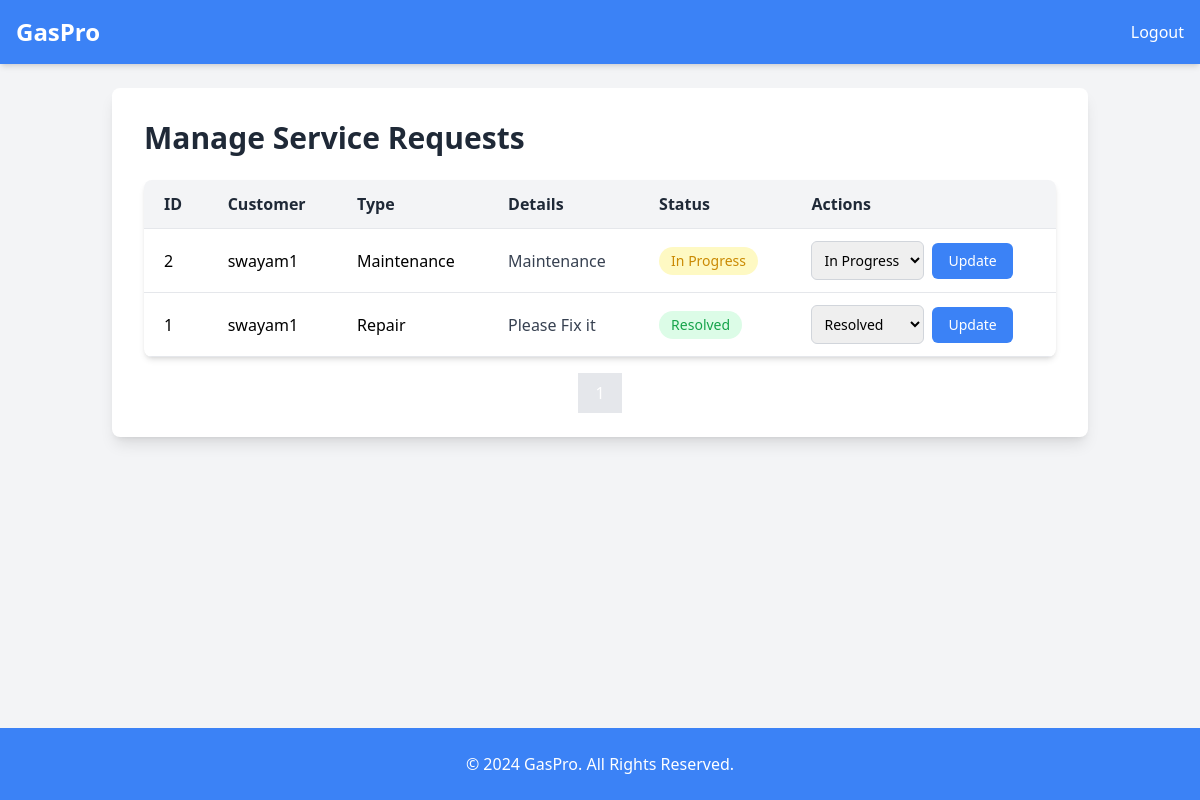
The app's page /client/staff/ (signed in) with its own data.
### requests/models.py (models this page shows, shortened)
class ServiceRequest(models.Model):
    REQUEST_CHOICES = (
        ('repair', 'Repair'),
        ('installation', 'Installation'),
        ('maintenance', 'Maintenance'),
    )
    customer = models.ForeignKey(get_user_model(), on_delete=models.CASCADE)
    request_type = models.CharField(max_length=50, choices=REQUEST_CHOICES)
    details = models.TextField()
    files = models.FileField(upload_to='requests/', null=True, blank=True)
    status = models.CharField(max_length=50, default='Pending')
    created_at = models.DateTimeField(auto_now_add=True)
    resolved_at = models.DateTimeField(null=True, blank=True)

### accounts/models.py (models this page shows)
class User(AbstractUser):
    is_customer = models.BooleanField(default=False)
    is_staff = models.BooleanField(default=False)
    groups = models.ManyToManyField(
        Group,
        related_name='accounts_user_set',
        blank=True
    )
    user_permissions = models.ManyToManyField(
        Permission,
        related_name='accounts_user_permissions_set',
        blank=True
    )

### client/views.py (the view, shortened to what this page needs)
# urls.py: path('staff/', views.staff_dashboard, name='staff_dashboard'),
@login_required
def staff_dashboard(request):
    requests = Services.objects.all().order_by('-created_at')
    paginator = Paginator(requests, 10)  # Paginate 10 requests per page
    page_number = request.GET.get('page')
    page_requests = paginator.get_page(page_number)
    return render(request, 'staff_dashboard.html', {'requests': page_requests})

### accounts/templates/staff_dashboard.html (shortened to what this page needs)
{% extends 'base.html' %}
{% block content %}
<div class="max-w-6xl mx-auto p-8 bg-white rounded-lg shadow-lg">
    <h2 class="text-3xl font-bold mb-6 text-gray-800">Manage Service Requests</h2>
    {% if requests %}
    <table class="min-w-full border-collapse bg-white shadow-md rounded-lg overflow-hidden">
        <thead class="bg-gray-100 text-gray-800 text-left">
            <tr>
                <th class="py-3 px-5 border-b">ID</th>
                <th class="py-3 px-5 border-b">Customer</th>
                <th class="py-3 px-5 border-b">Type</th>
                <th class="py-3 px-5 border-b">Details</th>
                <th class="py-3 px-5 border-b">Status</th>
                <th class="py-3 px-5 border-b">Actions</th>
            </tr>
        </thead>
        <tbody>
            {% for request in requests %}
            <tr class="hover:bg-gray-50">
                <td class="py-3 px-5 border-b">{{ request.id }}</td>
                <td class="py-3 px-5 border-b">{{ request.customer.username }}</td>
                <td class="py-3 px-5 border-b">{{ request.get_request_type_display }}</td>
                <td class="py-3 px-5 border-b text-gray-700">{{ request.details|truncatechars:50 }}</td>
                <td class="py-3 px-5 border-b">
                    <span class="inline-block px-3 py-1 text-sm rounded-full {% if request.status == 'Resolved' %}bg-green-100 text-green-600{% elif request.status == 'In Progress' %}bg-yellow-100 text-yellow-600{% else %}bg-gray-100 text-gray-600{% endif %}">
                        {{ request.status }}
                    </span>
                </td>
                <td class="py-3 px-5 border-b">
                    <form method="POST" class="flex items-center">
                        <select name="status" class="border border-gray-300 rounded-md p-2 text-sm mr-2">
                            <option value="In Progress" {% if request.status == 'In Progress' %}selected{% endif %}>In Progress</option>
                            <option value="Resolved" {% if request.status == 'Resolved' %}selected{% endif %}>Resolved</option>
                        </select>
                        <button type="submit" class="bg-blue-500 text-white px-4 py-2 rounded-md text-sm hover:bg-blue-600">
                            Update
                        </button>
                    </form>
                </td>
            </tr>
            {% endfor %}
        </tbody>
    </table>
    <div class="mt-6 flex justify-center">
        <nav>
            <ul class="inline-flex space-x-2">
                {% for page_num in requests.paginator.page_range %}
                <li>
                    <a href="?page={{ page_num }}" class="px-4 py-2 border bg-gray-200 hover:bg-gray-300 text-gray-700 {% if requests.number == page_num %}bg-blue-500 text-white{% endif %}">
                        {{ page_num }}
                    </a>
                </li>
                {% endfor %}
            </ul>
        </nav>
    </div>
    {% else %}
    <p class="text-gray-600 text-center">No service requests found.</p>
    {% endif %}
</div>
{% endblock %}

### accounts/templates/base.html (shortened to what this page needs)
<!DOCTYPE html>
<html lang="en">
<head>
    <script src="https://cdn.tailwindcss.com"></script>
</head>
<body class="bg-gray-100 flex flex-col min-h-screen">
    <nav class="bg-blue-500 text-white p-4 shadow-md">
        <div class="max-w-7xl mx-auto flex justify-between items-center">
            <a href="#" class="text-2xl font-bold hover:text-blue-200">GasPro</a>
            {% if user.is_authenticated %}
                <div class="space-x-4">
                    <a href="/logout" class="hover:text-blue-200">Logout</a>
                </div>
            {% endif %}
        </div>
    </nav>
    <div class="container mx-auto p-6 flex-grow">
        {% block content %}{% endblock %}
    </div>
    <footer class="bg-blue-500 text-white py-6 mt-auto">
        <div class="max-w-7xl mx-auto text-center">
            <p>&copy; 2024 GasPro. All Rights Reserved.</p>
        </div>
    </footer>
</body>
</html>

### records on screen
ServiceRequest: id "2", customer.username "swayam1", request_type "Maintenance", details "Maintenance", status "In Progress"
ServiceRequest: id "1", customer.username "swayam1", request_type "Repair", details "Please Fix it", status "Resolved"

### other values on screen
{{ page_num }} "1"
